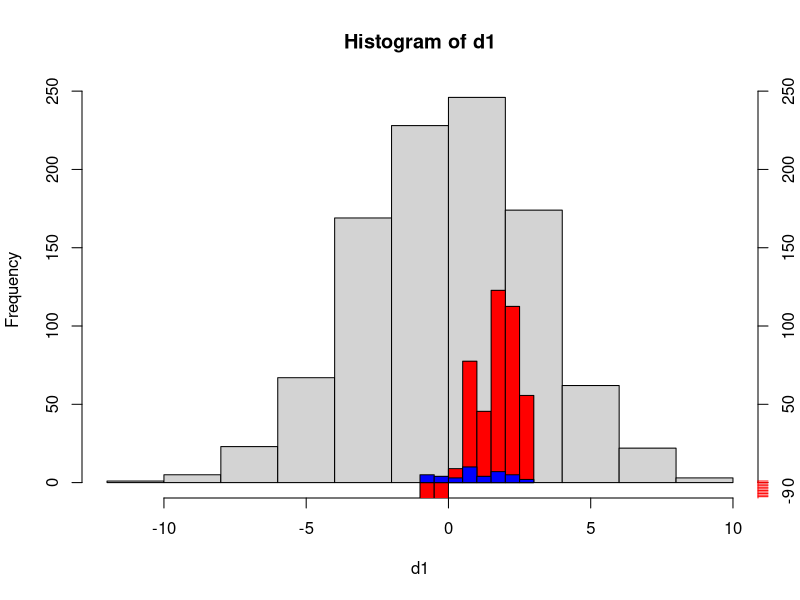

Generate this figure with R:
#first distribution
d1 <- rnorm(1000,mean=0,sd=3)
#second distribution
d2 <- rnorm(40,mean=1,sd=1)

#scale factor 
scaleupby <- 10
str(scaleupby)
#compute the breaks and counts for the second distribution
newp <- hist(d2,plot=FALSE)
length(newp$breaks)
#scale the counts
newp$counts[newp$counts > 0] <- aggregate(d2,by=list(cut(d2,newp$breaks)),FUN=sum)$x*scaleupby
#the new ticks values
axpos <- seq(from=floor(min(newp$counts)),to=ceiling(max(newp$counts)),
             by=diff(range(newp$counts))/(length(newp$breaks)-1))
axpos <- seq(from=floor(min(newp$counts)))
hist(d1)
plot(newp,add=T,col='red',axes=FALSE)
axis(4)
axis(side=4,at=axpos,col='red',labels=round(axpos,0),cex=0.7)
hist(d2,add=T,col='blue')